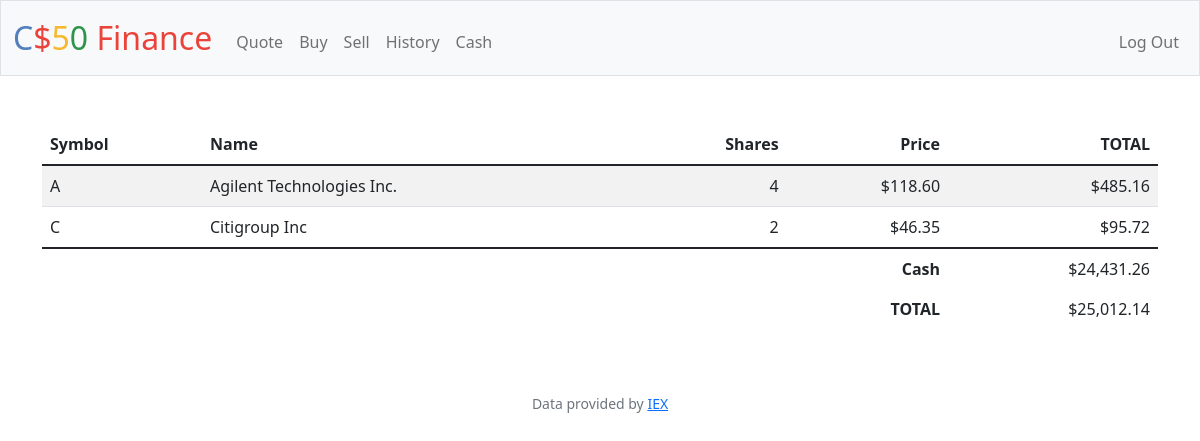
Page / (signed in) on the committed database.
### tables this page shows
CREATE TABLE stocks(user_id INTEGER NOT NULL,comp_symbol TEXT NOT NULL,comp_name TEXT NOT NULL,t_shares INTEGER NOT NULL, stock_price INTEGER NOT NULL, sub_total INTEGER NOT NULL, FOREIGN KEY(user_id) REFERENCES users(id));

### app.py (the view)
@app.route("/", methods=["GET", "POST"])
@login_required
def index():
    try:
        user_info = db.execute("SELECT * FROM stocks WHERE user_id=? and t_shares > 0 ORDER BY comp_symbol ASC", session["user_id"])
        user_cash = db.execute("SELECT * FROM users WHERE id=?", session["user_id"])
        user_subtotal = db.execute("SELECT SUM(sub_total) from stocks WHERE user_id=?",session["user_id"])
        user_total = user_cash[0]["cash"] + user_subtotal[0]["SUM(sub_total)"]
        return render_template("index.html", users=user_info, cash=usd(user_cash[0]["cash"]), total=usd(user_total))
    except:
        user_cash = db.execute("SELECT * FROM users WHERE id=?", session["user_id"])
        return render_template("index.html", cash=usd(user_cash[0]["cash"]), total=usd(user_cash[0]["cash"]))

### app.py (called while the page is built)
@app.after_request
def after_request(response):
    response.headers["Cache-Control"] = "no-cache, no-store, must-revalidate"
    response.headers["Expires"] = 0
    response.headers["Pragma"] = "no-cache"
    return response

### helpers.py (called while the page is built)
def login_required(f):
    @wraps(f)
    def decorated_function(*args, **kwargs):
        if session.get("user_id") is None:
            return redirect("/login")
        return f(*args, **kwargs)
    return decorated_function

def usd(value):
    return f"${value:,.2f}"

### templates/index.html (shortened to what this page needs)
{% extends "layout.html" %}
{% block main %}
    <table class="table table-striped">
        <thead>
            <th class="text-start">Symbol</th>
            <th class="text-start">Name</th>
            <th class="text-end">Shares</th>
            <th class="text-end">Price</th>
            <th class="text-end">TOTAL</th>
        </thead>
        <tbody>
            {% for user in users%}
            <tr>
                <td class="text-start">{{user["comp_symbol"]}}</td>
                <td class="text-start">{{user["comp_name"]}}</td>
                <td class="text-end">{{user["t_shares"]}}</td>
                <td class="text-end">{{user["stock_price"]| usd }}</td>
                <td class="text-end">{{user["sub_total"] | usd }}</td>
            </tr>
            {% endfor %}
        </tbody>
        <tfoot>
            <tr>
                <td class="border-0 fw-bold text-end" colspan="4">Cash</td>
                <td class="border-0 text-end">{{cash}}</td>
            </tr>
            <tr>
                <td class="border-0 fw-bold text-end" colspan="4">TOTAL</td>
                <td class="border-0 w-bol text-end">{{total}}</td>
            </tr>
        </tfoot>
    </table>
{% endblock %}

### rows in the picture
stocks: comp_symbol "A", comp_name "Agilent Technologies Inc.", t_shares "4", stock_price "$118.60", sub_total "$485.16"
stocks: comp_symbol "C", comp_name "Citigroup Inc", t_shares "2", stock_price "$46.35", sub_total "$95.72"

### other values in the picture
{{ cash }} "$24,431.26"
{{ total }} "$25,012.14"
